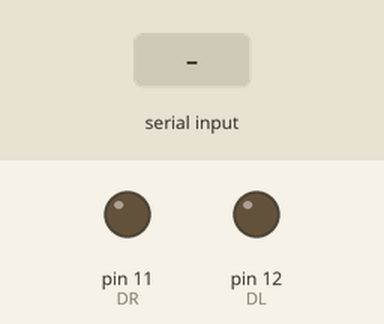
The sketch below on a simulated Arduino Uno, built with avr-gcc and run on an emulated ATmega328P. On the bench: output pins drawn as LEDs (lit = HIGH). The test bench sets the inputs (shaded band).

Above: at 1.2 s.
1.3 s: "1" received over the second serial link
At 2.3 s:
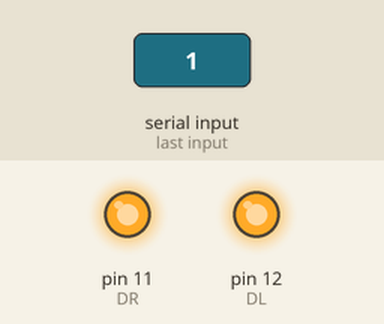
2.8 s: "2" received over the second serial link
At 3.5 s:
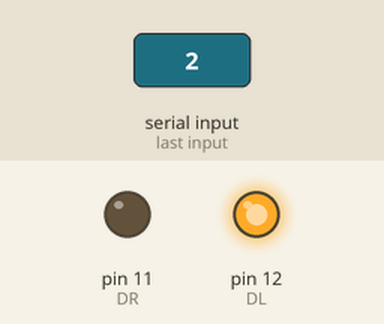
4.3 s: "3" received over the second serial link
At 4.6 s:
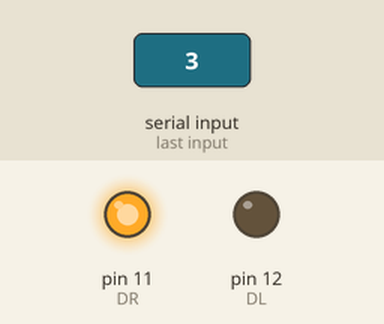
5.8 s: "0" received over the second serial link
At 7.0 s:
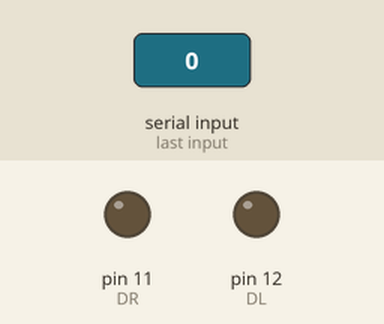
7.3 s: "4" received over the second serial link
At 8.1 s:
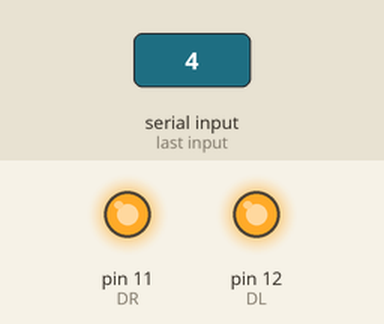
Timing chart, 0 to 9.8 s (numbered marks = the images above; inputs shaded):
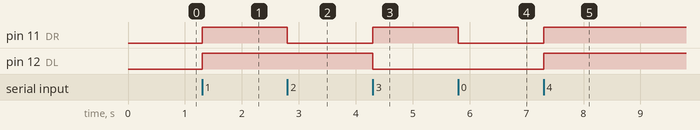

Measured:
- after the input at 1.3 s, pin 11 (DR), pin 12 (DL): LOW → HIGH at once
- after the input at 2.8 s, pin 11 (DR): HIGH → LOW at once
- after the input at 4.3 s, pin 11 (DR): LOW → HIGH at once; pin 12 (DL): HIGH → LOW at once
- after the input at 5.8 s, pin 11 (DR): HIGH → LOW at once
- after the input at 7.3 s, pin 11 (DR), pin 12 (DL): LOW → HIGH at once

The sketch:

ROBOTSUMO.ino
```cpp
#define DR 11 //IN driver
#define DL 12
#define R1 10 //relay
#define R2 9
#define R_EN 8 //INH driver
#define L_EN 7
int state = 0;
#include <SoftwareSerial.h>

SoftwareSerial mySer(3, 4); //RX TX

void setup() {
 pinMode(DR, OUTPUT);
 digitalWrite(DR, LOW);
 pinMode(DL, OUTPUT);
 digitalWrite(DL, LOW);
  pinMode(R1, OUTPUT);
 digitalWrite(R1, LOW);
  pinMode(R2, OUTPUT);
 digitalWrite(R2, LOW);
 //Serial.begin(9600); // Default communication rate of the Bluetooth module
mySer.begin(9600);
}
void loop() {
 if(mySer.available() >0){
     state = mySer.read();

  }

 if (state == '0') {
 digitalWrite(R_EN,HIGH);
  digitalWrite(L_EN,HIGH);
 digitalWrite(DR, LOW); //turn off all
 digitalWrite(DL, LOW);
  digitalWrite(R1, LOW);
   digitalWrite(R2, LOW);
 //state = 0;
 }
 else if (state == '1') { //go
 digitalWrite(R_EN,HIGH);
  digitalWrite(L_EN,HIGH);
 digitalWrite(DR, HIGH);
digitalWrite(DL, HIGH);
 state = 0;
 }

 else if (state == '2') { //right

 digitalWrite(R_EN,HIGH);
  digitalWrite(L_EN,HIGH);
  digitalWrite(DR, LOW);
digitalWrite(DL, HIGH);
 state = 0;
 }
 else if (state == '3') { //LEFT
digitalWrite(R_EN,HIGH);
  digitalWrite(L_EN,HIGH);
 digitalWrite(DR, HIGH);
digitalWrite(DL, LOW);
 state = 0;
 }
  else if (state == '4') { //back

 digitalWrite(R_EN,LOW);
  digitalWrite(L_EN,LOW);
  digitalWrite(DR, HIGH);
digitalWrite(DL, HIGH);
 state = 0;
 }
  else if (state == '5') { //BOOST
 digitalWrite(R_EN,HIGH);
  digitalWrite(L_EN,HIGH);
 digitalWrite(DR, HIGH);
digitalWrite(DL, HIGH);
  digitalWrite(R1, HIGH);
   digitalWrite(R2, HIGH);
 state = 0;
 }
}
```
